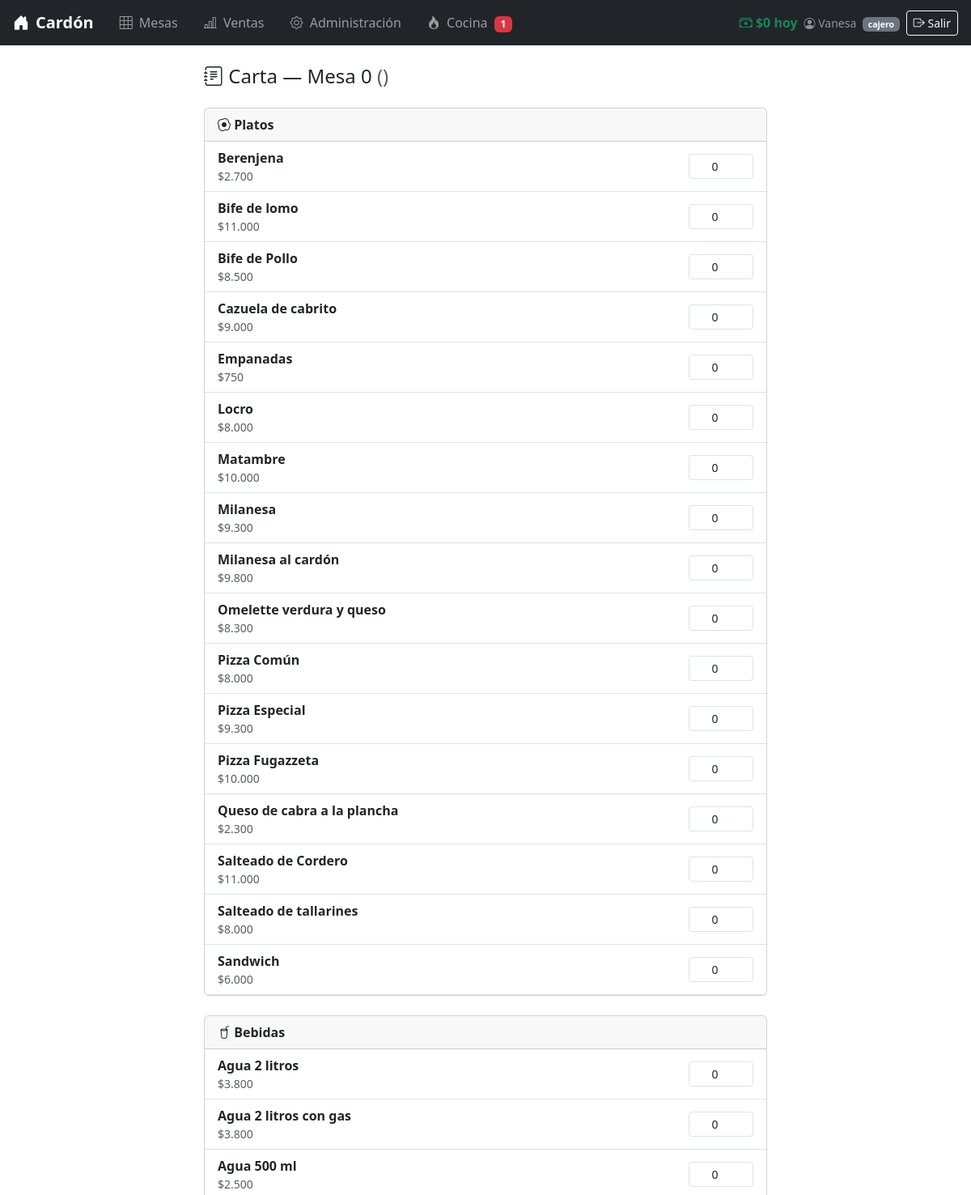
The app's page /carta.php (signed in, upper part), older data.
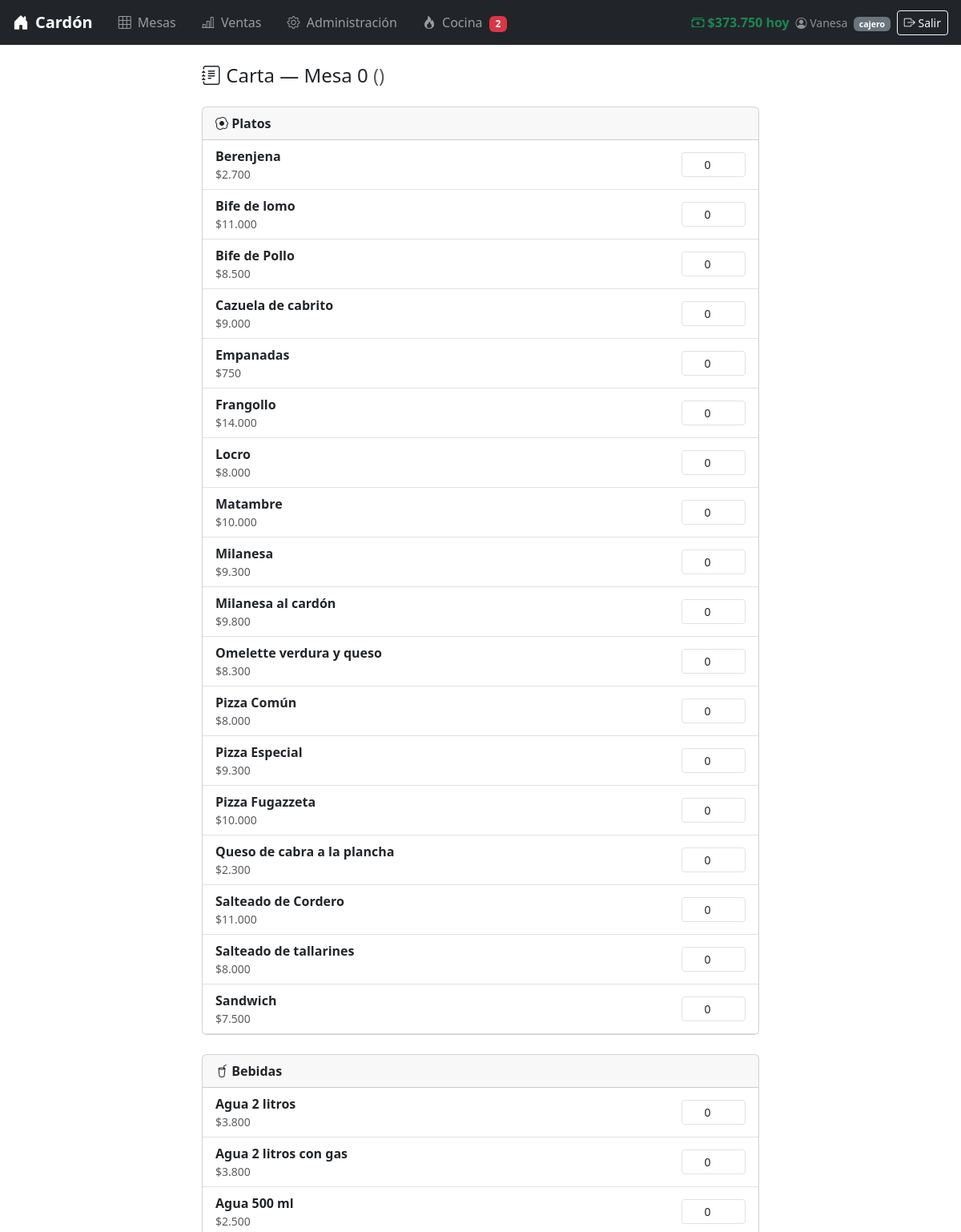
The same page, newer data.
### tables this page shows
CREATE TABLE `plato` (
  `id_plato` int NOT NULL AUTO_INCREMENT,
  `nom_plato` varchar(45) NOT NULL,
  `descr_plato` varchar(100) NOT NULL,
  `precio_plato` int NOT NULL,
  PRIMARY KEY (`id_plato`),
  UNIQUE KEY `id_plato_UNIQUE` (`id_plato`)
);

CREATE TABLE `bebida` (
  `id_bebida` int NOT NULL AUTO_INCREMENT,
  `nom_bebida` varchar(45) NOT NULL,
  `desc_bebida` varchar(100) NOT NULL,
  `precio_bebida` decimal(10,2) NOT NULL,
  PRIMARY KEY (`id_bebida`),
  UNIQUE KEY `id_bebida_UNIQUE` (`id_bebida`)
);

### carta.php (the view, shortened to what the changed rows need)
<?php
include('conexion.php');
$platos  = $conexion->query("SELECT * FROM plato  ORDER BY nom_plato")->fetch_all(MYSQLI_ASSOC);
$bebidas = $conexion->query("SELECT * FROM bebida  ORDER BY nom_bebida")->fetch_all(MYSQLI_ASSOC);
?>
<!DOCTYPE html>
<html lang="es">
<head>
    <link href="https://cdn.jsdelivr.net/npm/bootstrap@5.3.3/dist/css/bootstrap.min.css" rel="stylesheet">
    <link href="https://cdn.jsdelivr.net/npm/bootstrap-icons@1.11.1/font/bootstrap-icons.css" rel="stylesheet">
</head>
<body>
<?php include('navbar.php'); ?>
<div class="container" style="max-width: 720px;">
    <form action="descripcion_item.php" method="POST">
        <?php
        function renderSeccion(string $titulo, string $icono, array $productos, string $tipo, string $campo_id, string $campo_nombre, string $campo_precio): void {
        ?>
        <div class="card mb-4">
            <div class="card-body p-0">
                <?php foreach ($productos as $item): ?>
                <div class="d-flex align-items-center justify-content-between px-3 py-2 border-bottom">
                    <div>
                        <strong><?= htmlspecialchars($item[$campo_nombre]) ?></strong>
                        <div class="text-muted small">$<?= number_format($item[$campo_precio], 0, ',', '.') ?></div>
                    </div>
                    <div style="width: 80px;">
                        <input type="number"
                               name="<?= $tipo ?>[<?= $item[$campo_id] ?>]"
                               min="0" value="0"
                               class="form-control form-control-sm text-center">
                    </div>
                </div>
                <?php endforeach; ?>
            </div>
        </div>
        <?php } ?>
        <?php renderSeccion('Platos',  'egg-fried',   $platos,  'plato',  'id_plato',  'nom_plato',  'precio_plato'); ?>
    </form>
</div>
</body>
</html>

### navbar.php (shortened to what the changed rows need)
<?php
$ventas_hoy = $conexion->query("
    SELECT COALESCE(SUM(total_pedido), 0)
    FROM pedido
    WHERE DATE(fecha_pedido) = CURDATE()
      AND estado_pedido = 'Completado'
")->fetch_row()[0];
$pedidos_activos = $conexion->query("
    SELECT COUNT(*) FROM pedido
    WHERE estado_pedido IN ('En Proceso')
")->fetch_row()[0];
$es_cajero = ($_SESSION['rol'] ?? '') === 'cajero';
?>
<nav class="navbar navbar-expand-lg navbar-dark bg-dark mb-4">
    <div class="container-fluid px-3">
        <div class="collapse navbar-collapse" id="navMenu">
            <ul class="navbar-nav me-auto mt-2 mt-lg-0">
                <li class="nav-item">
                    <a class="nav-link px-3" href="cocina.php" target="_blank">
                        <i class="bi bi-fire"></i>
                        <span class="ms-1">Cocina</span>
                        <?php if ($pedidos_activos > 0): ?>
                        <span class="badge bg-danger ms-1"><?= $pedidos_activos ?></span>
                        <?php endif; ?>
                    </a>
                </li>
            </ul>
            <ul class="navbar-nav align-items-lg-center gap-2 mt-2 mt-lg-0">
                <?php if ($es_cajero): ?>
                <li class="nav-item">
                    <span class="navbar-text text-success fw-bold">
                        <i class="bi bi-cash-stack"></i>
                        $<?= number_format($ventas_hoy, 0, ',', '.') ?> hoy
                    </span>
                </li>
                <?php endif; ?>
            </ul>
        </div>
    </div>
</nav>

Row changes from the older to the newer data that the page shows:
added plato: nom_plato "Frangollo", precio_plato "14.000"
changed plato "Sandwich": precio_plato "6.000" → "7.500"
Text that changed along with them:
$pedidos_activos: "1" → "2"
$ventas_hoy: "0" → "373.750"
